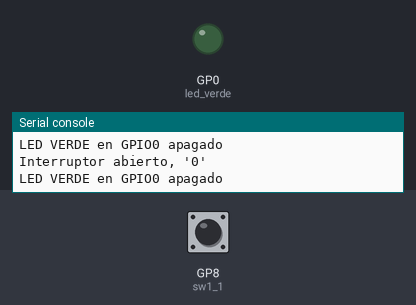
A program run on a simulated Raspberry Pi Pico running MicroPython. On the bench: output pins drawn as LEDs (lit = HIGH), the last lines printed to the serial console. Inputs (shaded band) come from the test bench; at power-on: GP8 (sw1_1) LOW.

Above: at 1.2 s.
1.3 s: GP8 (sw1_1) pulled HIGH for 0.6 s
At 1.9 s:
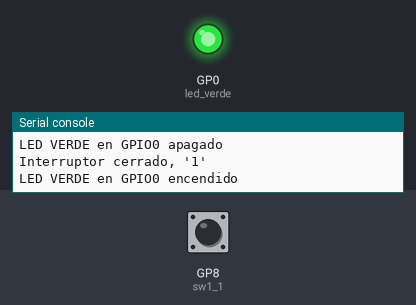
3.5 s: GP8 (sw1_1) pulled HIGH for 3.2 s
At 8.1 s:
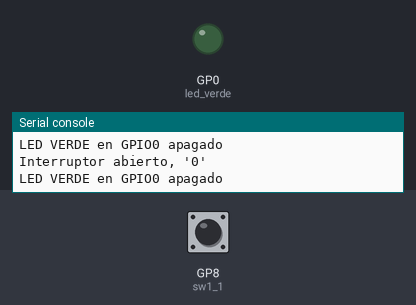
Timing chart, 0 to 9.6 s (numbered marks = the images above; inputs shaded):
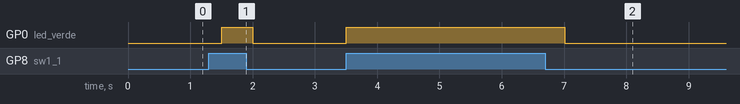

The program:

a2.py
```python
from machine import Pin
import time

sw1_1 = Pin(8, Pin.IN)      # Pin 8 configurado como entrada (Interruptor)
led_verde = Pin(0, Pin.OUT) # Pin 0 configurado como salida (LED Verde)

while True:
    if sw1_1.value() == 1:
        led_verde.value(1)  # Envía un 1 lógico (3.3V) para encender el LED
        print("Interruptor cerrado, '1'")
        print("LED VERDE en GPIO0 encendido")
        time.sleep(0.5)
    else:
        led_verde.value(0)  # Envía un 0 lógico (0V) para apagar el LED
        print("Interruptor abierto, '0'")
        print("LED VERDE en GPIO0 apagado")
        time.sleep(0.5)
```

Measured:
- after the input at 1.3 s, GP0 (led_verde): LOW → HIGH after 0.20 s, → LOW 0.50 s later
- after the input at 3.5 s, GP0 (led_verde): LOW → HIGH at once, → LOW 3.5 s later
